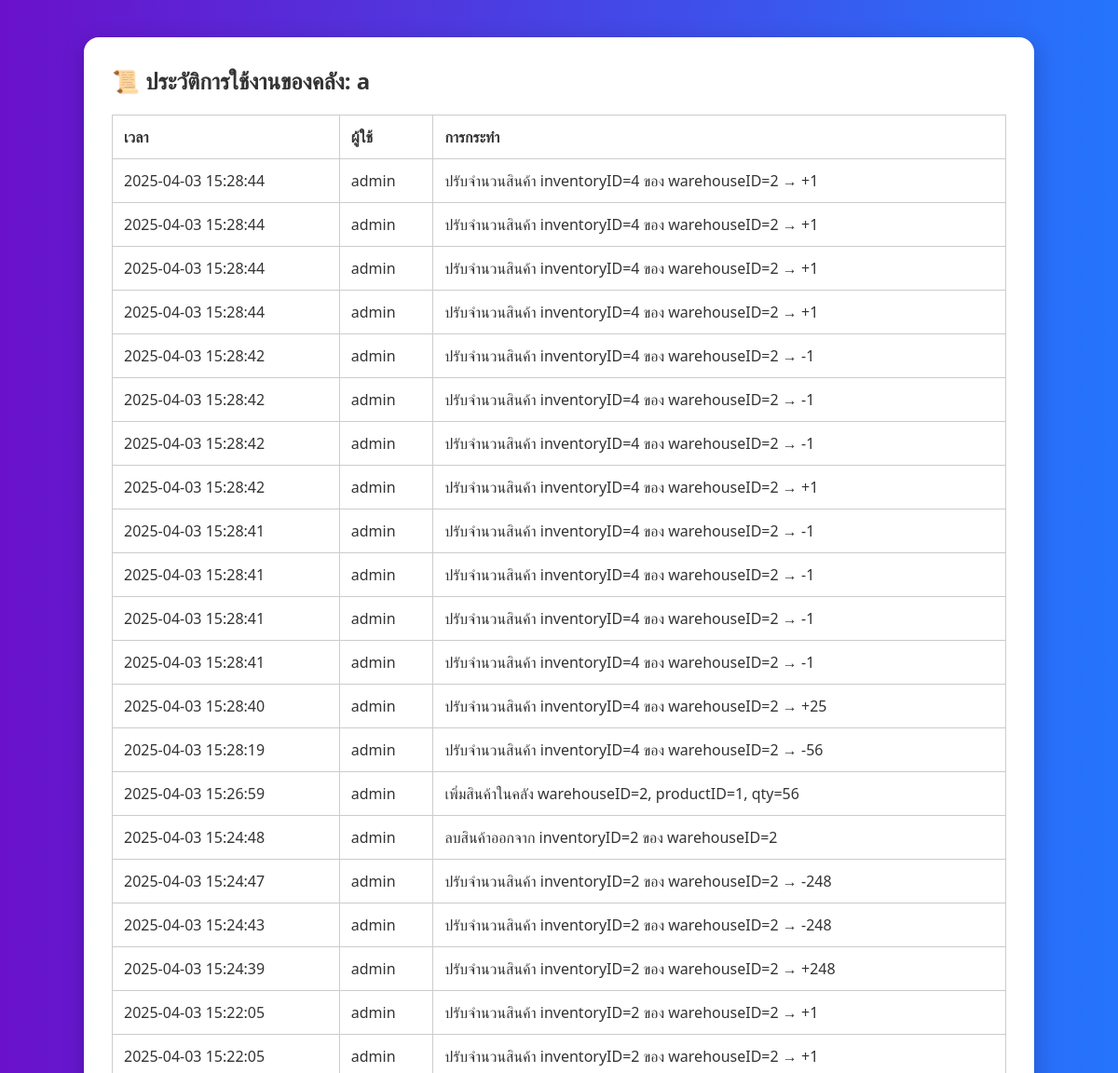
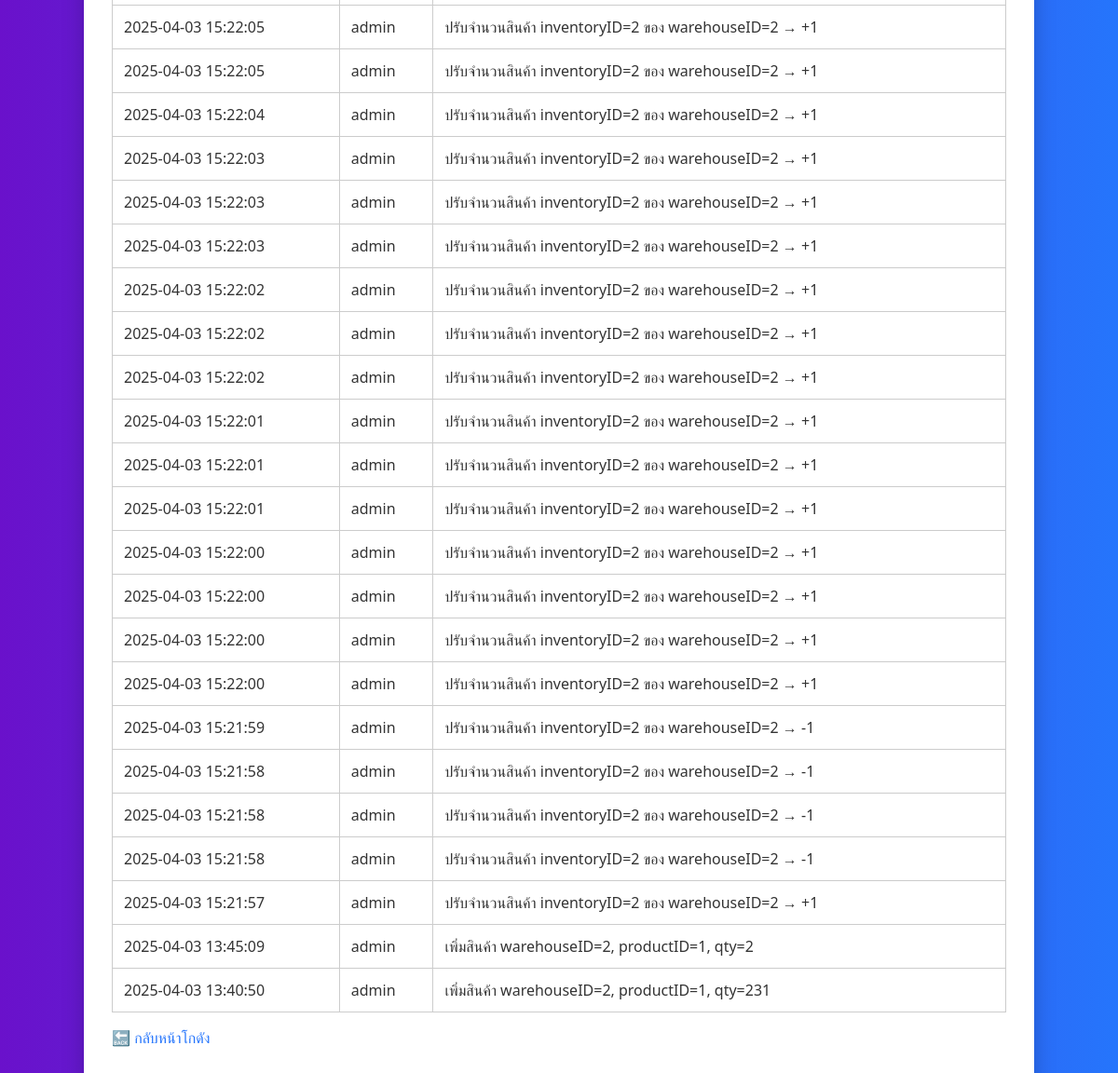
Screenshot of /warehouse/2/logs with the database file from the repository (2 pictures, top to bottom).
### tables this page shows
CREATE TABLE warehouses (
    warehouseID INTEGER PRIMARY KEY AUTOINCREMENT,
    name TEXT NOT NULL,
    location TEXT
);

CREATE TABLE logs (
    logID INTEGER PRIMARY KEY AUTOINCREMENT,
    userID INTEGER,
    action TEXT,
    timestamp DATETIME DEFAULT CURRENT_TIMESTAMP,
    FOREIGN KEY (userID) REFERENCES users(userID)
);

CREATE TABLE users (
    userID INTEGER PRIMARY KEY AUTOINCREMENT,
    username TEXT UNIQUE NOT NULL,
    password TEXT NOT NULL,
    role TEXT NOT NULL
);

### app.py (the view)
@app.route('/warehouse/<int:warehouse_id>/logs')
def warehouse_logs(warehouse_id):
    db = get_db()
    warehouse = db.execute('SELECT * FROM warehouses WHERE warehouseID = ?', (warehouse_id,)).fetchone()
    logs = db.execute('''
        SELECT l.timestamp, l.action, u.username
        FROM logs l
        JOIN users u ON l.userID = u.userID
        WHERE l.action LIKE ?
        ORDER BY l.timestamp DESC
    ''', (f'%warehouseID={warehouse_id}%',)).fetchall()
    return render_template('warehouse_logs.html', warehouse=warehouse, logs=logs)

### app.py (called while the page is built)
def get_db():
    if 'db' not in g:
        g.db = sqlite3.connect(DATABASE)
        g.db.row_factory = sqlite3.Row
    return g.db

### templates/warehouse_logs.html (shortened to what this page needs)
<!DOCTYPE html>
<html>
<head>
    <link rel="stylesheet" href="/static/style.css">
</head>
<body>
    <div class="container">
        <h2>📜 ประวัติการใช้งานของคลัง: {{ warehouse['name'] }}</h2>
        {% if logs %}
        <table>
            <tr>
                <th>เวลา</th>
                <th>ผู้ใช้</th>
                <th>การกระทำ</th>
            </tr>
            {% for log in logs %}
            <tr>
                <td>{{ log['timestamp'] }}</td>
                <td>{{ log['username'] }}</td>
                <td>{{ log['action'] }}</td>
            </tr>
            {% endfor %}
        </table>
        {% else %}
        <p>ยังไม่มีการกระทำใด ๆ ในคลังนี้</p>
        {% endif %}
        <p><a href="/warehouses">🔙 กลับหน้าโกดัง</a></p>
    </div>
</body>
</html>

### static/style.css (style rules this page uses)
body { font-family: 'Segoe UI', Tahoma, Geneva, Verdana, sans-serif; background: linear-gradient(to right, #6a11cb, #2575fc); margin: 0; padding: 0; color: #333; }
.container { background: #fff; max-width: 960px; margin: 40px auto; padding: 30px; border-radius: 16px; box-shadow: 0 6px 24px rgba(0, 0, 0, 0.2); }
h2, h3 { color: #333; margin-top: 0; }
table { width: 100%; border-collapse: collapse; margin: 16px 0; }
table, th, td { border: 1px solid #ccc; }
th, td { padding: 12px; text-align: left; }
a { color: #2575fc; text-decoration: none; }

### rows the page displays
warehouses: name "a"
logs: timestamp "2025-04-03 15:28:44", username "admin", action "ปรับจำนวนสินค้า inventoryID=4 ของ warehouseID=2 → +1"
logs: timestamp "2025-04-03 15:28:44", username "admin", action "ปรับจำนวนสินค้า inventoryID=4 ของ warehouseID=2 → +1"
logs: timestamp "2025-04-03 15:28:44", username "admin", action "ปรับจำนวนสินค้า inventoryID=4 ของ warehouseID=2 → +1"
logs: timestamp "2025-04-03 15:28:44", username "admin", action "ปรับจำนวนสินค้า inventoryID=4 ของ warehouseID=2 → +1"
logs: timestamp "2025-04-03 15:28:42", username "admin", action "ปรับจำนวนสินค้า inventoryID=4 ของ warehouseID=2 → -1"
logs: timestamp "2025-04-03 15:28:42", username "admin", action "ปรับจำนวนสินค้า inventoryID=4 ของ warehouseID=2 → -1"
logs: timestamp "2025-04-03 15:28:42", username "admin", action "ปรับจำนวนสินค้า inventoryID=4 ของ warehouseID=2 → -1"
logs: timestamp "2025-04-03 15:28:42", username "admin", action "ปรับจำนวนสินค้า inventoryID=4 ของ warehouseID=2 → +1"
logs: timestamp "2025-04-03 15:28:41", username "admin", action "ปรับจำนวนสินค้า inventoryID=4 ของ warehouseID=2 → -1"
logs: timestamp "2025-04-03 15:28:41", username "admin", action "ปรับจำนวนสินค้า inventoryID=4 ของ warehouseID=2 → -1"
logs: timestamp "2025-04-03 15:28:41", username "admin", action "ปรับจำนวนสินค้า inventoryID=4 ของ warehouseID=2 → -1"
logs: timestamp "2025-04-03 15:28:41", username "admin", action "ปรับจำนวนสินค้า inventoryID=4 ของ warehouseID=2 → -1"
logs: timestamp "2025-04-03 15:28:40", username "admin", action "ปรับจำนวนสินค้า inventoryID=4 ของ warehouseID=2 → +25"
logs: timestamp "2025-04-03 15:28:19", username "admin", action "ปรับจำนวนสินค้า inventoryID=4 ของ warehouseID=2 → -56"
logs: timestamp "2025-04-03 15:26:59", username "admin", action "เพิ่มสินค้าในคลัง warehouseID=2, productID=1, qty=56"
logs: timestamp "2025-04-03 15:24:48", username "admin", action "ลบสินค้าออกจาก inventoryID=2 ของ warehouseID=2"
logs: timestamp "2025-04-03 15:24:47", username "admin", action "ปรับจำนวนสินค้า inventoryID=2 ของ warehouseID=2 → -248"
logs: timestamp "2025-04-03 15:24:43", username "admin", action "ปรับจำนวนสินค้า inventoryID=2 ของ warehouseID=2 → -248"
logs: timestamp "2025-04-03 15:24:39", username "admin", action "ปรับจำนวนสินค้า inventoryID=2 ของ warehouseID=2 → +248"
logs: timestamp "2025-04-03 15:22:05", username "admin", action "ปรับจำนวนสินค้า inventoryID=2 ของ warehouseID=2 → +1"
logs: timestamp "2025-04-03 15:22:05", username "admin", action "ปรับจำนวนสินค้า inventoryID=2 ของ warehouseID=2 → +1"
logs: timestamp "2025-04-03 15:22:05", username "admin", action "ปรับจำนวนสินค้า inventoryID=2 ของ warehouseID=2 → +1"
logs: timestamp "2025-04-03 15:22:05", username "admin", action "ปรับจำนวนสินค้า inventoryID=2 ของ warehouseID=2 → +1"
logs: timestamp "2025-04-03 15:22:04", username "admin", action "ปรับจำนวนสินค้า inventoryID=2 ของ warehouseID=2 → +1"
logs: timestamp "2025-04-03 15:22:03", username "admin", action "ปรับจำนวนสินค้า inventoryID=2 ของ warehouseID=2 → +1"
logs: timestamp "2025-04-03 15:22:03", username "admin", action "ปรับจำนวนสินค้า inventoryID=2 ของ warehouseID=2 → +1"
logs: timestamp "2025-04-03 15:22:03", username "admin", action "ปรับจำนวนสินค้า inventoryID=2 ของ warehouseID=2 → +1"
logs: timestamp "2025-04-03 15:22:02", username "admin", action "ปรับจำนวนสินค้า inventoryID=2 ของ warehouseID=2 → +1"
logs: timestamp "2025-04-03 15:22:02", username "admin", action "ปรับจำนวนสินค้า inventoryID=2 ของ warehouseID=2 → +1"
logs: timestamp "2025-04-03 15:22:02", username "admin", action "ปรับจำนวนสินค้า inventoryID=2 ของ warehouseID=2 → +1"
logs: timestamp "2025-04-03 15:22:01", username "admin", action "ปรับจำนวนสินค้า inventoryID=2 ของ warehouseID=2 → +1"
logs: timestamp "2025-04-03 15:22:01", username "admin", action "ปรับจำนวนสินค้า inventoryID=2 ของ warehouseID=2 → +1"
logs: timestamp "2025-04-03 15:22:01", username "admin", action "ปรับจำนวนสินค้า inventoryID=2 ของ warehouseID=2 → +1"
logs: timestamp "2025-04-03 15:22:00", username "admin", action "ปรับจำนวนสินค้า inventoryID=2 ของ warehouseID=2 → +1"
logs: timestamp "2025-04-03 15:22:00", username "admin", action "ปรับจำนวนสินค้า inventoryID=2 ของ warehouseID=2 → +1"
logs: timestamp "2025-04-03 15:22:00", username "admin", action "ปรับจำนวนสินค้า inventoryID=2 ของ warehouseID=2 → +1"
logs: timestamp "2025-04-03 15:22:00", username "admin", action "ปรับจำนวนสินค้า inventoryID=2 ของ warehouseID=2 → +1"
logs: timestamp "2025-04-03 15:21:59", username "admin", action "ปรับจำนวนสินค้า inventoryID=2 ของ warehouseID=2 → -1"
logs: timestamp "2025-04-03 15:21:58", username "admin", action "ปรับจำนวนสินค้า inventoryID=2 ของ warehouseID=2 → -1"
logs: timestamp "2025-04-03 15:21:58", username "admin", action "ปรับจำนวนสินค้า inventoryID=2 ของ warehouseID=2 → -1"
logs: timestamp "2025-04-03 15:21:58", username "admin", action "ปรับจำนวนสินค้า inventoryID=2 ของ warehouseID=2 → -1"
logs: timestamp "2025-04-03 15:21:57", username "admin", action "ปรับจำนวนสินค้า inventoryID=2 ของ warehouseID=2 → +1"
logs: timestamp "2025-04-03 13:45:09", username "admin", action "เพิ่มสินค้า warehouseID=2, productID=1, qty=2"
logs: timestamp "2025-04-03 13:40:50", username "admin", action "เพิ่มสินค้า warehouseID=2, productID=1, qty=231"
